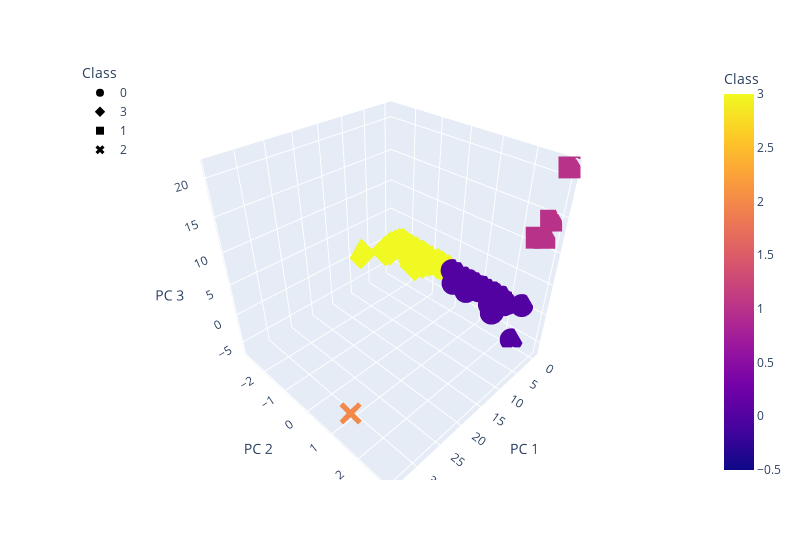

Notebook code cell kept with this figure:
### Markdown cell above
### Deliverable 4: Visualizing Cryptocurrencies Results

#### 3D-Scatter with Clusters

### Code cell
# Creating a 3D-Scatter with the PCA data and the clusters
fig = px.scatter_3d(
    clustered_df,
    x="PC 1",
    y="PC 2",
    z="PC 3",
    color="Class",
    symbol="Class",
    width=800,
    hover_name="CoinName",
    hover_data=["Algorithm"],
)
fig.update_layout(legend=dict(x=0, y=1))
fig.show()

### Figure 1 — Plotly figure (JSON) as saved in the notebook; plotly's stock layout.template omitted (floating-point values rounded to 4 significant figures; data arrays with more than 128 entries replaced by an {"elided": "..."} marker saying what was removed)
{"data": [{"customdata": {"elided": "288x1 str values"}, "hovertemplate": "<b>%{hovertext}</b><br><br>Class=%{marker.color}<br>PC 1=%{x}<br>PC 2=%{y}<br>PC 3=%{z}<br>Algorithm=%{customdata[0]}<extra></extra>", "hovertext": {"elided": "288 str values"}, "legendgroup": "0", "marker": {"color": {"elided": "288 int values"}, "coloraxis": "coloraxis", "symbol": "circle"}, "mode": "markers", "name": "0", "scene": "scene", "showlegend": true, "type": "scatter3d", "x": {"elided": "288 float values"}, "y": {"elided": "288 float values"}, "z": {"elided": "288 float values"}}, {"customdata": {"elided": "239x1 str values"}, "hovertemplate": "<b>%{hovertext}</b><br><br>Class=%{marker.color}<br>PC 1=%{x}<br>PC 2=%{y}<br>PC 3=%{z}<br>Algorithm=%{customdata[0]}<extra></extra>", "hovertext": {"elided": "239 str values"}, "legendgroup": "3", "marker": {"color": {"elided": "239 int values"}, "coloraxis": "coloraxis", "symbol": "diamond"}, "mode": "markers", "name": "3", "scene": "scene", "showlegend": true, "type": "scatter3d", "x": {"elided": "239 float values"}, "y": {"elided": "239 float values"}, "z": {"elided": "239 float values"}}, {"customdata": [["VeChainThor Authority"], ["Proof-of-Authority"], ["ECC 256K1"], ["Leased POS"]], "hovertemplate": "<b>%{hovertext}</b><br><br>Class=%{marker.color}<br>PC 1=%{x}<br>PC 2=%{y}<br>PC 3=%{z}<br>Algorithm=%{customdata[0]}<extra></extra>", "hovertext": ["Vechain", "Poa Network", "Acute Angle Cloud", "Waves"], "legendgroup": "1", "marker": {"color": [1, 1, 1, 1], "coloraxis": "coloraxis", "symbol": "square"}, "mode": "markers", "name": "1", "scene": "scene", "showlegend": true, "type": "scatter3d", "x": [4.392, -0.3958, -0.3466, -0.394], "y": [2.892, 2.783, 2.7, 2.956], "z": [13.81, 14.29, 11.72, 21.35]}, {"customdata": [["TRC10"]], "hovertemplate": "<b>%{hovertext}</b><br><br>Class=%{marker.color}<br>PC 1=%{x}<br>PC 2=%{y}<br>PC 3=%{z}<br>Algorithm=%{customdata[0]}<extra></extra>", "hovertext": ["BitTorrent"], "legendgroup": "2", "marker": {"color": [2], "coloraxis": "coloraxis", "symbol": "x"}, "mode": "markers", "name": "2", "scene": "scene", "showlegend": true, "type": "scatter3d", "x": [34.07], "y": [1.618], "z": [-1.543]}], "layout": {"coloraxis": {"colorbar": {"title": {"text": "Class"}}, "colorscale": [[0, "#0d0887"], [0.1111, "#46039f"], [0.2222, "#7201a8"], [0.3333, "#9c179e"], [0.4444, "#bd3786"], [0.5556, "#d8576b"], [0.6667, "#ed7953"], [0.7778, "#fb9f3a"], [0.8889, "#fdca26"], [1, "#f0f921"]]}, "legend": {"title": {"text": "Class"}, "tracegroupgap": 0, "x": 0, "y": 1}, "margin": {"t": 60}, "scene": {"domain": {"x": [0, 1], "y": [0, 1]}, "xaxis": {"title": {"text": "PC 1"}}, "yaxis": {"title": {"text": "PC 2"}}, "zaxis": {"title": {"text": "PC 3"}}}, "width": 800}}
